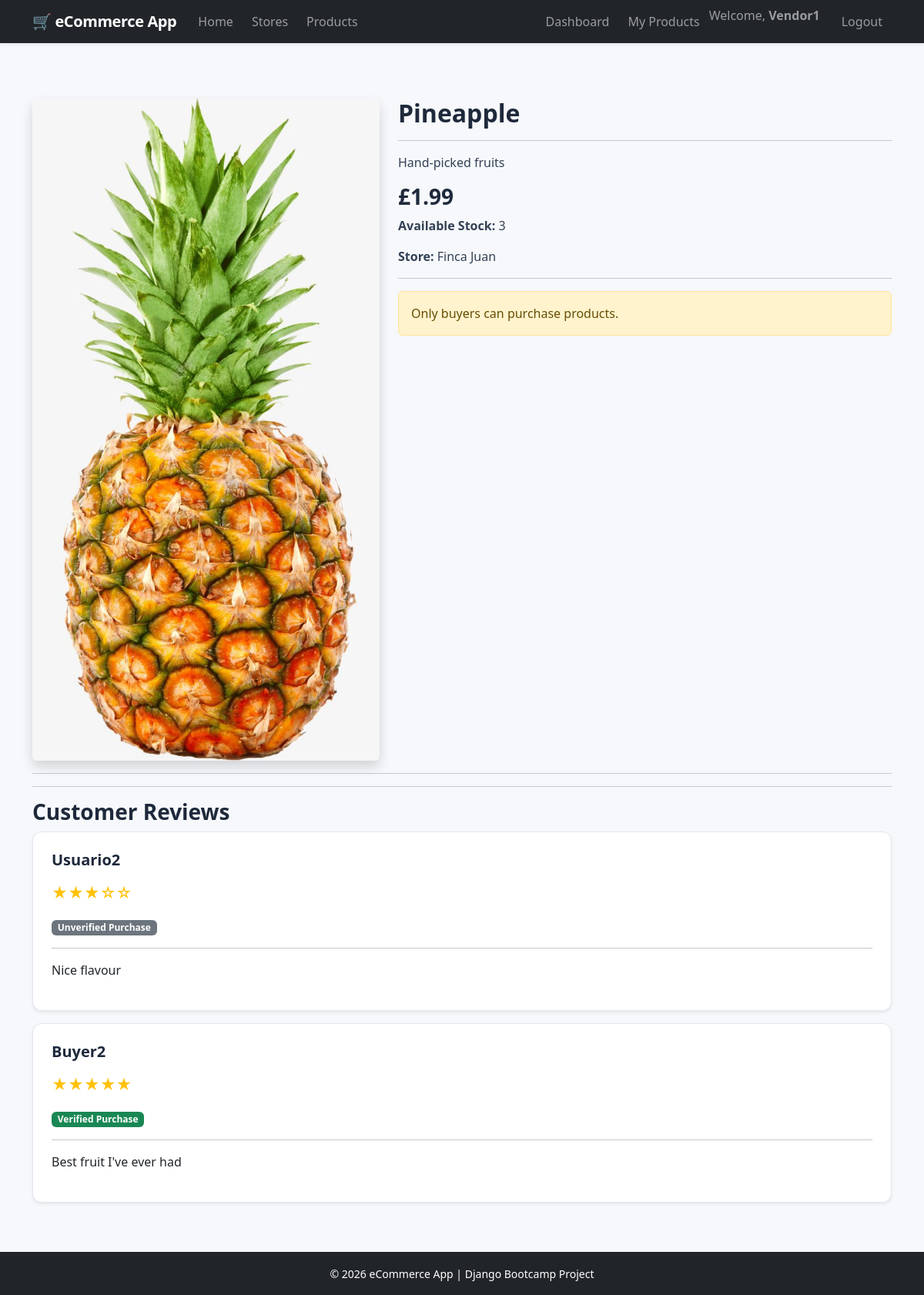
/products/2/view/ (signed in), run on the app's committed database.
### Store/models.py (models this page shows, shortened)
class Product(models.Model):
    store = models.ForeignKey(
        Store,
        on_delete=models.CASCADE,
        related_name="products",
    )
    name = models.CharField(
        max_length=100
    )
    description = models.TextField(
        blank=True
    )
    price = models.DecimalField(
        max_digits=10,
        decimal_places=2,
    )
    stock = models.PositiveIntegerField(
        default=0
    )
    image = models.ImageField(
        upload_to="products/",
        blank=True,
        null=True,
    )
    available = models.BooleanField(
        default=True
    )
    created_at = models.DateTimeField(
        auto_now_add=True
    )
    updated_at = models.DateTimeField(
        auto_now=True
    )
    class Meta:
        ordering = ["name"]

class Store(models.Model):
    owner = models.ForeignKey(
        User,
        on_delete=models.CASCADE,
        related_name="stores"
    )
    name = models.CharField(max_length=100)
    description = models.TextField(blank=True)
    created_at = models.DateTimeField(auto_now_add=True)

class Review(models.Model):
    product = models.ForeignKey(
        Product,
        on_delete=models.CASCADE,
        related_name="reviews"
    )
    reviewer = models.ForeignKey(
        User,
        on_delete=models.CASCADE
    )
    RATING_CHOICES = [
        (5, "★★★★★ - Excellent"),
        (4, "★★★★☆ - Very Good"),
        (3, "★★★☆☆ - Good"),
        (2, "★★☆☆☆ - Fair"),
        (1, "★☆☆☆☆ - Poor"),
    ]
    rating = models.PositiveSmallIntegerField(
        choices=RATING_CHOICES,
        validators=[
            MinValueValidator(1),
            MaxValueValidator(5),
        ],
    )
    comment = models.TextField()
    verified = models.BooleanField(default=False)
    created_at = models.DateTimeField(auto_now_add=True)
    @property
    def stars(self):
        return "★" * self.rating + "☆" * (5 - self.rating)

### Store/views.py (the view)
# urls.py: path("products/<int:pk>/view/", views.public_product_detail, name="public_product_detail"),
def public_product_detail(request, pk):
    product = get_object_or_404(
        Product,
        pk=pk,
        available=True,
    )
    reviews = product.reviews.all()
    existing_review = None
    if request.user.is_authenticated:
            existing_review = Review.objects.filter(
                reviewer=request.user,
                product=product,
            ).first()
    return render(
        request,
        "buyer/product_detail.html",
        {
            "product": product,
            "reviews": reviews,
            "existing_review": existing_review,
        },
    )

### templates/buyer/product_detail.html (shortened to what this page needs)
{% extends "base.html" %}
{% block content %}
<div class="row">
    <div class="col-md-5">
        {% if product.image %}
            <img
                src="{{ product.image.url }}"
                class="img-fluid rounded shadow"
                alt="{{ product.name }}">
        {% else %}
            <div class="alert alert-secondary">
                No image available.
            </div>
        {% endif %}
    </div>
    <div class="col-md-7">
        <h2>{{ product.name }}</h2>
        <hr>
        <p>{{ product.description }}</p>
        <h3>£{{ product.price }}</h3>
        <p>
            <strong>Available Stock:</strong>
            {{ product.stock }}
        </p>
        <p>
            <strong>Store:</strong>
            {{ product.store.name }}
        </p>
        <hr>
        {% if user.is_authenticated %}
            {% if user.groups.all.0.name == "Buyer" %}
                {% if product.stock > 0 %}
                    <a
                        href="{% url 'add_to_cart' product.id %}"
                        class="btn btn-success">
                        Add to Cart
                    </a>
                {% else %}
                    <div class="alert alert-danger">
                        Out of Stock
                    </div>
                {% endif %}
            {% else %}
                <div class="alert alert-warning">
                    Only buyers can purchase products.
                </div>
            {% endif %}
        {% else %}
            <div class="alert alert-warning">
                Please log in to purchase this product.
            </div>
        {% endif %}
    </div>
</div>
<hr>
<hr>
<h3>Customer Reviews</h3>
{% for review in reviews %}
<div class="card mb-3 shadow-sm">
    <div class="card-body">
        <h5>
            {{ review.reviewer.username }}
        </h5>
        <p>
            <div class="mb-2">
                <span class="fs-5 text-warning">
                    {{ review.stars }}
                </span>
            </div>
        </p>
        {% if review.verified %}
            <span class="badge bg-success">
                Verified Purchase
            </span>
        {% else %}
            <span class="badge bg-secondary">
                Unverified Purchase
            </span>
        {% endif %}
        <hr>
        <p>
            {{ review.comment }}
        </p>
    </div>
</div>
{% empty %}
<div class="alert alert-info">
    No reviews have been posted yet.
</div>
{% endfor %}
{% endblock %}

### templates/base.html (shortened to what this page needs)
{% load static %}
<!DOCTYPE html>
<html lang="en">
<head>
    <link
        href="https://cdn.jsdelivr.net/npm/bootstrap@5.3.3/dist/css/bootstrap.min.css"
        rel="stylesheet">
    <link
        rel="stylesheet"
        href="{% static 'css/style.css' %}">
</head>
<body class="d-flex flex-column min-vh-100">
<nav class="navbar navbar-expand-lg navbar-dark bg-dark shadow-sm">
    <div class="container">
        <a class="navbar-brand" href="{% url 'home' %}">
            🛒 eCommerce App
        </a>
        <div class="collapse navbar-collapse" id="navbarNav">
            <ul class="navbar-nav me-auto">
                <li class="nav-item">
                    <a class="nav-link" href="{% url 'home' %}">
                        Home
                    </a>
                </li>
                <li class="nav-item">
                    <a class="nav-link" href="{% url 'browse_stores' %}">
                        Stores
                    </a>
                </li>
                <li class="nav-item">
                    <a class="nav-link" href="{% url 'browse_products' %}">
                        Products
                    </a>
                </li>
            </ul>
            <ul class="navbar-nav ms-auto">
                {% if user.is_authenticated %}
                    {% if user.groups.all.0.name == "Vendor" %}
                        <li class="nav-item">
                            <a class="nav-link" href="{% url 'dashboard' %}">
                                Dashboard
                            </a>
                        </li>
                        <li class="nav-item">
                            <a class="nav-link" href="{% url 'product_list' %}">
                                My Products
                            </a>
                        </li>
                    {% endif %}
                    <li class="nav-item">
                        <span class="navbar-text me-3">
                            Welcome,
                            <strong>
                                {{ user.username }}
                            </strong>
                        </span>
                    </li>
                    <li class="nav-item">
                        <a class="nav-link" href="{% url 'logout' %}">
                            Logout
                        </a>
                    </li>
                {% endif %}
            </ul>
        </div>
    </div>
</nav>
<main class="container my-5 flex-grow-1">
    {% block content %}
    {% endblock %}
</main>
<footer class="bg-dark text-white text-center py-3 mt-auto">
    <div class="container">
        <small>
            &copy; {% now "Y" %} eCommerce App
            | Django Bootcamp Project
        </small>
    </div>
</footer>
</body>
</html>

### static/css/style.css (style rules this page uses)
:root { --app-bg: #f6f8fb; --app-border: #e2e8f0; --app-heading: #1e293b; }
body { background: var(--app-bg); color: #334155; }
h1, h2, h3, h4, h5, h6 { color: var(--app-heading); font-weight: 700; }
.navbar-brand { font-weight: 700; letter-spacing: -0.02em; }
.nav-link { border-radius: 0.375rem; padding-inline: 0.75rem !important; }
.card { border-color: var(--app-border); border-radius: 0.75rem; }
.card-body { padding: 1.5rem; }

### data on the page
Product: image (picture), name "Pineapple", description "Hand-picked fruits", price "1.99", stock "3", store.name "Finca Juan"
Review: reviewer.username "Usuario2", stars "★★★☆☆", verified "Unverified Purchase", comment "Nice flavour"
Review: reviewer.username "Buyer2", stars "★★★★★", verified "Verified Purchase", comment "Best fruit I've ever had"

### other printed values
{{ user.username }} "Vendor1"
